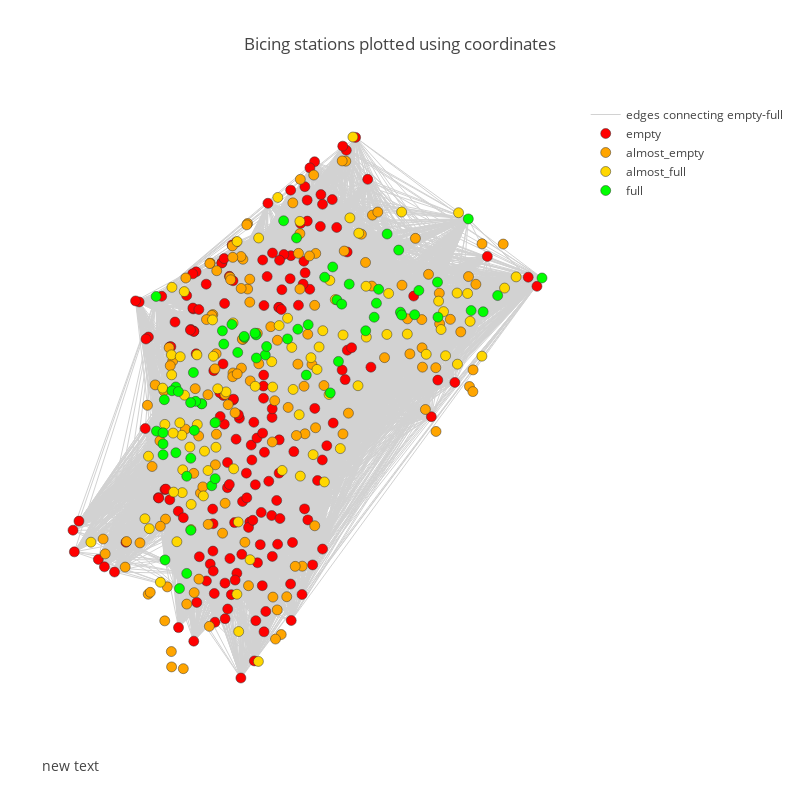

Notebook source saved alongside this figure:
### Code cell
#plot stations(nodes) as coordinate points
import plotly
from plotly.graph_objs import *
import plotly.plotly as py
plotly.offline.init_notebook_mode(connected=True)

#edges

Xe=[]
Ye=[]
#print edges
for edge in edges:
    Xe+=[Xn[edge[0]],Xn[edge[1]], None]
    Ye+=[Yn[edge[0]],Yn[edge[1]], None]
    
trace1=Scatter(x=Xe,
               y=Ye,
               mode='lines',
               name='edges connecting empty-full',
               line=Line(color='rgb(210,210,210)', width=1),
               hoverinfo='none')
                
trace2=Scatter(x=Xn_empty,
               y=Yn_empty,
               mode='markers',
               name='empty',
               marker=Marker(symbol='dot',
                             size=10, 
                             color= 'red',
                             #colorscale= 'Jet',
                             line=Line(color='rgb(50,50,50)', width=0.5)
                             ),
               text=labels,
               hoverinfo='text'
               )

trace3=Scatter(x=Xn_almost_empty,
               y=Yn_almost_empty,
               mode='markers',
               name='almost_empty',
               marker=Marker(symbol='dot',
                             size=10, 
                             color= 'orange',
                             #colorscale= 'Jet',
                             line=Line(color='rgb(50,50,50)', width=0.5)
                             ),
               text=labels,
               hoverinfo='text'
               )
trace4=Scatter(x=Xn_almost_full,
               y=Yn_almost_full,
               mode='markers',
               name='almost_full',
               marker=Marker(symbol='dot',
                             size=10, 
                             color= 'gold',
                             #colorscale= 'Jet',
                             line=Line(color='rgb(50,50,50)', width=0.5)
                             ),
               text=labels,
               hoverinfo='text'
               )
trace5=Scatter(x=Xn_full,
               y=Yn_full,
               mode='markers',
               name='full',
               marker=Marker(symbol='dot',
                             size=10, 
                             color= 'lime',
                             #colorscale= 'Jet',
                             line=Line(color='rgb(50,50,50)', width=0.5)
                             ),
               text=labels,
               hoverinfo='text'
               )


axis=dict(showline=False, # hide axis line, grid, ticklabels and  title
          zeroline=False,
          showgrid=False,
          showticklabels=False,
          title='' 
          )

width=800
height=800
layout=Layout(title= "Bicing stations plotted using coordinates",  #include time in title
    font= Font(size=12),
    showlegend=True,
    autosize=False,
    width=width,
    height=height,
    xaxis=XAxis(axis),
    yaxis=YAxis(axis),          
    margin=Margin(
        l=40,
        r=40,
        b=85,
        t=100,
    ),
    hovermode='closest',
    annotations=Annotations([
           Annotation(
           showarrow=False,  
            xref='paper',     
            yref='paper',     
            x=0,  
            y=-0.1,  
            xanchor='left',   
            yanchor='bottom',  
            font=Font(
            size=14 
            )     
            )
        ]),           
    )

#this is to add edges
all_data=Data([trace1, trace2, trace3, trace4, trace5])

fig = Figure(data=all_data, layout=layout)

plotly.offline.iplot(fig, filename='BicingStations')

### Figure 1 — Plotly figure (JSON) as saved in the notebook; plotly's stock layout.template omitted (floating-point values rounded to 4 significant figures; data arrays with more than 128 entries replaced by an {"elided": "..."} marker saying what was removed)
{"data": [{"hoverinfo": "none", "line": {"color": "rgb(210,210,210)", "width": 1}, "mode": "lines", "name": "edges connecting empty-full", "type": "scatter", "x": {"elided": "33930 float values"}, "y": {"elided": "33930 float values"}}, {"hoverinfo": "text", "marker": {"color": "red", "line": {"color": "rgb(50,50,50)", "width": 0.5}, "size": 10, "symbol": "dot"}, "mode": "markers", "name": "empty", "text": {"elided": "465 str values"}, "type": "scatter", "x": {"elided": "174 float values"}, "y": {"elided": "174 float values"}}, {"hoverinfo": "text", "marker": {"color": "orange", "line": {"color": "rgb(50,50,50)", "width": 0.5}, "size": 10, "symbol": "dot"}, "mode": "markers", "name": "almost_empty", "text": {"elided": "465 str values"}, "type": "scatter", "x": {"elided": "136 float values"}, "y": {"elided": "136 float values"}}, {"hoverinfo": "text", "marker": {"color": "gold", "line": {"color": "rgb(50,50,50)", "width": 0.5}, "size": 10, "symbol": "dot"}, "mode": "markers", "name": "almost_full", "text": {"elided": "465 str values"}, "type": "scatter", "x": [41.39, 41.38, 41.41, 41.41, 41.4, 41.38, 41.39, 41.38, 41.38, 41.38, 41.38, 41.39, 41.38, 41.39, 41.38, 41.38, 41.38, 41.38, 41.38, 41.38, 41.38, 41.38, 41.4, 41.38, 41.38, 41.4, 41.41, 41.38, 41.42, 41.41, 41.41, 41.41, 41.38, 41.39, 41.39, 41.4, 41.41, 41.37, 41.37, 41.39, 41.4, 41.41, 41.37, 41.42, 41.42, 41.42, 41.43, 41.44, 41.43, 41.39, 41.44, 41.45, 41.43, 41.41, 41.44, 41.44, 41.43, 41.43, 41.39, 41.37, 41.41, 41.43, 41.36, 41.41, 41.4, 41.4, 41.4, 41.4, 41.38, 41.38, 41.39, 41.39, 41.38, 41.38, 41.42, 41.4, 41.4, 41.39, 41.39, 41.43, 41.42, 41.43, 41.39, 41.41, 41.4, 41.41, 41.39, 41.41, 41.38, 41.38], "y": [2.184, 2.184, 2.174, 2.182, 2.17, 2.191, 2.177, 2.19, 2.17, 2.177, 2.167, 2.17, 2.163, 2.163, 2.149, 2.154, 2.154, 2.158, 2.163, 2.149, 2.158, 2.142, 2.165, 2.161, 2.173, 2.177, 2.179, 2.161, 2.206, 2.192, 2.202, 2.205, 2.163, 2.201, 2.2, 2.209, 2.181, 2.144, 2.142, 2.136, 2.153, 2.157, 2.157, 2.191, 2.181, 2.181, 2.186, 2.19, 2.19, 2.158, 2.191, 2.193, 2.182, 2.169, 2.184, 2.177, 2.175, 2.177, 2.121, 2.131, 2.171, 2.206, 2.139, 2.158, 2.171, 2.176, 2.179, 2.185, 2.177, 2.147, 2.17, 2.171, 2.169, 2.139, 2.19, 2.183, 2.204, 2.129, 2.143, 2.177, 2.181, 2.188, 2.115, 2.151, 2.154, 2.221, 2.154, 2.188, 2.177, 2.149]}, {"hoverinfo": "text", "marker": {"color": "lime", "line": {"color": "rgb(50,50,50)", "width": 0.5}, "size": 10, "symbol": "dot"}, "mode": "markers", "name": "full", "text": {"elided": "465 str values"}, "type": "scatter", "x": [41.4, 41.39, 41.39, 41.39, 41.39, 41.41, 41.4, 41.4, 41.37, 41.38, 41.38, 41.38, 41.38, 41.39, 41.38, 41.38, 41.41, 41.41, 41.38, 41.41, 41.42, 41.41, 41.38, 41.41, 41.4, 41.4, 41.38, 41.38, 41.38, 41.4, 41.38, 41.37, 41.42, 41.42, 41.42, 41.42, 41.42, 41.43, 41.43, 41.43, 41.44, 41.44, 41.38, 41.45, 41.43, 41.44, 41.38, 41.42, 41.42, 41.44, 41.39, 41.39, 41.4, 41.38, 41.38, 41.38, 41.4, 41.38, 41.39, 41.39, 41.39, 41.38, 41.39, 41.38, 41.41], "y": [2.177, 2.181, 2.181, 2.181, 2.183, 2.176, 2.18, 2.182, 2.189, 2.171, 2.173, 2.167, 2.162, 2.163, 2.159, 2.142, 2.188, 2.187, 2.157, 2.191, 2.202, 2.193, 2.156, 2.195, 2.201, 2.204, 2.17, 2.136, 2.133, 2.183, 2.151, 2.162, 2.185, 2.188, 2.186, 2.185, 2.19, 2.19, 2.185, 2.192, 2.189, 2.186, 2.152, 2.193, 2.185, 2.186, 2.13, 2.182, 2.198, 2.205, 2.179, 2.178, 2.173, 2.161, 2.168, 2.157, 2.179, 2.167, 2.182, 2.152, 2.176, 2.17, 2.181, 2.168, 2.169]}], "layout": {"annotations": [{"font": {"size": 14}, "showarrow": false, "x": 0, "xanchor": "left", "xref": "paper", "y": -0.1, "yanchor": "bottom", "yref": "paper"}], "autosize": false, "font": {"size": 12}, "height": 800, "hovermode": "closest", "margin": {"b": 85, "l": 40, "r": 40, "t": 100}, "showlegend": true, "title": "Bicing stations plotted using coordinates", "width": 800, "xaxis": {"showgrid": false, "showline": false, "showticklabels": false, "title": "", "zeroline": false}, "yaxis": {"showgrid": false, "showline": false, "showticklabels": false, "title": "", "zeroline": false}}}
